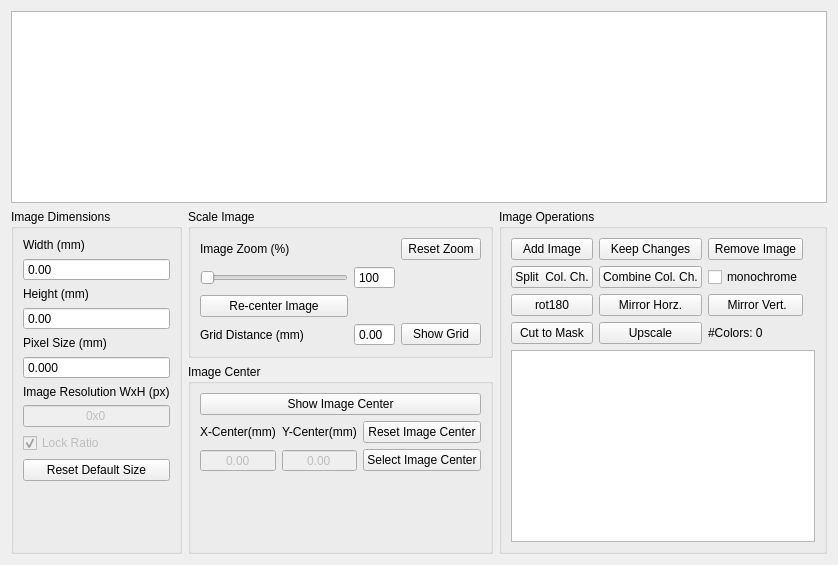
        <widget class="QWidget" name="image_tab">
         <property name="enabled">
          <bool>true</bool>
         </property>
         <attribute name="title">
          <string>Image Visualization</string>
         </attribute>
         <layout class="QGridLayout" name="gridLayout_4" rowstretch="1,0,0">
          <item row="1" column="1">
           <widget class="QGroupBox" name="image_scaler_frame">
            <property name="title">
             <string>Scale Image</string>
            </property>
            <layout class="QGridLayout" name="gridLayout_3">
             <item row="1" column="1">
              <widget class="QSlider" name="zoom_slider">
               <property name="orientation">
                <enum>Qt::Horizontal</enum>
               </property>
              </widget>
             </item>
             <item row="3" column="3">
              <widget class="QPushButton" name="grid_toggle_button">
               <property name="text">
                <string>Show Grid</string>
               </property>
              </widget>
             </item>
             <item row="1" column="2">
              <widget class="QSpinBox" name="zoom_spinbox">
               <property name="buttonSymbols">
                <enum>QAbstractSpinBox::NoButtons</enum>
               </property>
               <property name="minimum">
                <number>10</number>
               </property>
               <property name="maximum">
                <number>1000</number>
               </property>
               <property name="singleStep">
                <number>1</number>
               </property>
               <property name="value">
                <number>100</number>
               </property>
              </widget>
             </item>
             <item row="0" column="1">
              <widget class="QLabel" name="zoom_label">
               <property name="text">
                <string>Image Zoom (%)</string>
               </property>
              </widget>
             </item>
             <item row="0" column="3">
              <widget class="QPushButton" name="reset_zoom_button">
               <property name="text">
                <string>Reset Zoom</string>
               </property>
              </widget>
             </item>
             <item row="3" column="1">
              <widget class="QLabel" name="grid_distance_label">
               <property name="text">
                <string>Grid Distance (mm)</string>
               </property>
              </widget>
             </item>
             <item row="3" column="2">
              <widget class="QDoubleSpinBox" name="grid_distance_spinbox">
               <property name="buttonSymbols">
                <enum>QAbstractSpinBox::NoButtons</enum>
               </property>
              </widget>
             </item>
             <item row="2" column="1">
              <widget class="QPushButton" name="recenter_image_button">
               <property name="text">
                <string>Re-center Image</string>
               </property>
              </widget>
             </item>
            </layout>
           </widget>
          </item>
          <item row="0" column="0" colspan="3">
           <widget class="NoScrollGraphicsView" name="image_canvas">
            <property name="mouseTracking">
             <bool>true</bool>
            </property>
            <property name="verticalScrollBarPolicy">
             <enum>Qt::ScrollBarAlwaysOff</enum>
            </property>
            <property name="horizontalScrollBarPolicy">
             <enum>Qt::ScrollBarAlwaysOff</enum>
            </property>
           </widget>
          </item>
          <item row="2" column="1">
           <widget class="QGroupBox" name="groupBox_2">
            <property name="title">
             <string>Image Center</string>
            </property>
            <layout class="QGridLayout" name="gridLayout_21">
             <item row="1" column="0">
              <widget class="QLabel" name="label_15">
               <property name="text">
                <string>X-Center(mm)</string>
               </property>
              </widget>
             </item>
             <item row="2" column="0">
              <widget class="QDoubleSpinBox" name="h_center_spinbox">
               <property name="enabled">
                <bool>false</bool>
               </property>
               <property name="alignment">
                <set>Qt::AlignCenter</set>
               </property>
               <property name="buttonSymbols">
                <enum>QAbstractSpinBox::NoButtons</enum>
               </property>
               <property name="minimum">
                <double>-10000.000000000000000</double>
               </property>
               <property name="maximum">
                <double>10000.000000000000000</double>
               </property>
              </widget>
             </item>
             <item row="1" column="1">
              <widget class="QLabel" name="label_16">
               <property name="text">
                <string>Y-Center(mm)</string>
               </property>
              </widget>
             </item>
             <item row="3" column="1">
              <spacer name="verticalSpacer_2">
               <property name="orientation">
                <enum>Qt::Vertical</enum>
               </property>
               <property name="sizeHint" stdset="0">
                <size>
                 <width>20</width>
                 <height>40</height>
                </size>
               </property>
              </spacer>
             </item>
             <item row="2" column="2">
              <widget class="QPushButton" name="set_image_center_button">
               <property name="text">
                <string>Select Image Center</string>
               </property>
               <property name="checkable">
                <bool>true</bool>
               </property>
              </widget>
             </item>
             <item row="1" column="2">
              <widget class="QPushButton" name="reset_image_center_button">
               <property name="text">
                <string>Reset Image Center</string>
               </property>
              </widget>
             </item>
             <item row="2" column="1">
              <widget class="QDoubleSpinBox" name="v_center_spinbox">
               <property name="enabled">
                <bool>false</bool>
               </property>
               <property name="alignment">
                <set>Qt::AlignCenter</set>
               </property>
               <property name="buttonSymbols">
                <enum>QAbstractSpinBox::NoButtons</enum>
               </property>
               <property name="minimum">
                <double>-10000.000000000000000</double>
               </property>
               <property name="maximum">
                <double>10000.000000000000000</double>
               </property>
              </widget>
             </item>
             <item row="0" column="0" colspan="3">
              <widget class="QPushButton" name="show_image_center_button">
               <property name="text">
                <string>Show Image Center</string>
               </property>
               <property name="checkable">
                <bool>false</bool>
               </property>
              </widget>
             </item>
            </layout>
           </widget>
          </item>
          <item row="1" column="0" rowspan="2">
           <widget class="QGroupBox" name="image_dimension_frame">
            <property name="title">
             <string>Image Dimensions</string>
            </property>
            <layout class="QGridLayout" name="gridLayout_7">
             <item row="5" column="0">
              <widget class="QDoubleSpinBox" name="pixel_size_spinbox">
               <property name="buttonSymbols">
                <enum>QAbstractSpinBox::NoButtons</enum>
               </property>
               <property name="decimals">
                <number>3</number>
               </property>
               <property name="maximum">
                <double>100.000000000000000</double>
               </property>
               <property name="singleStep">
                <double>0.010000000000000</double>
               </property>
              </widget>
             </item>
             <item row="6" column="0">
              <widget class="QLabel" name="label_23">
               <property name="text">
                <string>Image Resolution WxH (px)</string>
               </property>
              </widget>
             </item>
             <item row="8" column="0">
              <widget class="QCheckBox" name="lock_ratio_check">
               <property name="enabled">
                <bool>false</bool>
               </property>
               <property name="text">
                <string>Lock Ratio</string>
               </property>
               <property name="checked">
                <bool>true</bool>
               </property>
              </widget>
             </item>
             <item row="0" column="0">
              <widget class="QLabel" name="width_label">
               <property name="text">
                <string>Width (mm)</string>
               </property>
              </widget>
             </item>
             <item row="3" column="0">
              <widget class="QDoubleSpinBox" name="height_spinbox">
               <property name="buttonSymbols">
                <enum>QAbstractSpinBox::NoButtons</enum>
               </property>
               <property name="maximum">
                <double>1000.000000000000000</double>
               </property>
              </widget>
             </item>
             <item row="1" column="0">
              <widget class="QDoubleSpinBox" name="width_spinbox">
               <property name="buttonSymbols">
                <enum>QAbstractSpinBox::NoButtons</enum>
               </property>
               <property name="maximum">
                <double>1000.000000000000000</double>
               </property>
              </widget>
             </item>
             <item row="2" column="0">
              <widget class="QLabel" name="height_label">
               <property name="text">
                <string>Height (mm)</string>
               </property>
              </widget>
             </item>
             <item row="11" column="0">
              <spacer name="verticalSpacer_3">
               <property name="orientation">
                <enum>Qt::Vertical</enum>
               </property>
               <property name="sizeHint" stdset="0">
                <size>
                 <width>20</width>
                 <height>40</height>
                </size>
               </property>
              </spacer>
             </item>
             <item row="9" column="0">
              <widget class="QPushButton" name="reset_image_size_button">
               <property name="text">
                <string>Reset Default Size</string>
               </property>
              </widget>
             </item>
             <item row="4" column="0">
              <widget class="QLabel" name="label_22">
               <property name="text">
                <string>Pixel Size (mm)</string>
               </property>
              </widget>
             </item>
             <item row="7" column="0">
              <widget class="QLineEdit" name="image_resolution_edit">
               <property name="enabled">
                <bool>false</bool>
               </property>
               <property name="sizePolicy">
                <sizepolicy hsizetype="Minimum" vsizetype="Fixed">
                 <horstretch>0</horstretch>
                 <verstretch>0</verstretch>
                </sizepolicy>
               </property>
               <property name="text">
                <string>0x0</string>
               </property>
               <property name="alignment">
                <set>Qt::AlignCenter</set>
               </property>
              </widget>
             </item>
            </layout>
           </widget>
          </item>
          <item row="1" column="2" rowspan="2">
           <widget class="QGroupBox" name="image_lister_frame">
            <property name="title">
             <string>Image Operations</string>
            </property>
            <layout class="QGridLayout" name="gridLayout_8">
             <item row="2" column="2">
              <widget class="QCheckBox" name="monochrome_check">
               <property name="enabled">
                <bool>true</bool>
               </property>
               <property name="text">
                <string>monochrome</string>
               </property>
               <property name="checked">
                <bool>false</bool>
               </property>
              </widget>
             </item>
             <item row="2" column="1">
              <widget class="QPushButton" name="combine_image_button">
               <property name="text">
                <string>Combine Col. Ch.</string>
               </property>
              </widget>
             </item>
             <item row="5" column="0" colspan="5">
              <widget class="QListWidget" name="images_ListWidget">
               <property name="acceptDrops">
                <bool>true</bool>
               </property>
               <property name="dragEnabled">
                <bool>true</bool>
               </property>
               <property name="dragDropMode">
                <enum>QAbstractItemView::InternalMove</enum>
               </property>
               <property name="selectionMode">
                <enum>QAbstractItemView::ExtendedSelection</enum>
               </property>
              </widget>
             </item>
             <item row="2" column="0">
              <widget class="QPushButton" name="split_color_button">
               <property name="text">
                <string>Split  Col. Ch.</string>
               </property>
              </widget>
             </item>
             <item row="0" column="2">
              <widget class="QPushButton" name="remove_image_button">
               <property name="text">
                <string>Remove Image</string>
               </property>
              </widget>
             </item>
             <item row="0" column="1">
              <widget class="QPushButton" name="keep_changes_button">
               <property name="text">
                <string>Keep Changes</string>
               </property>
              </widget>
             </item>
             <item row="0" column="0">
              <widget class="QPushButton" name="add_image_button">
               <property name="text">
                <string>Add Image</string>
               </property>
              </widget>
             </item>
             <item row="3" column="0">
              <widget class="QPushButton" name="rot_image_180_button">
               <property name="text">
                <string>rot180</string>
               </property>
              </widget>
             </item>
             <item row="4" column="0">
              <widget class="QPushButton" name="cut_to_mask_button">
               <property name="enabled">
                <bool>true</bool>
               </property>
               <property name="text">
                <string>Cut to Mask</string>
               </property>
              </widget>
             </item>
             <item row="4" column="2">
              <widget class="QLabel" name="number_of_colors_label">
               <property name="text">
                <string>#Colors: 0</string>
               </property>
              </widget>
             </item>
             <item row="3" column="1">
              <widget class="QPushButton" name="mirror_image_horizontal_button">
               <property name="text">
                <string>Mirror Horz.</string>
               </property>
              </widget>
             </item>
             <item row="3" column="2">
              <widget class="QPushButton" name="mirror_image_vertical_button">
               <property name="text">
                <string> Mirror Vert.</string>
               </property>
              </widget>
             </item>
             <item row="4" column="1">
              <widget class="QPushButton" name="upscale_button">
               <property name="text">
                <string>Upscale</string>
               </property>
              </widget>
             </item>
            </layout>
           </widget>
          </item>
         </layout>
        </widget>
